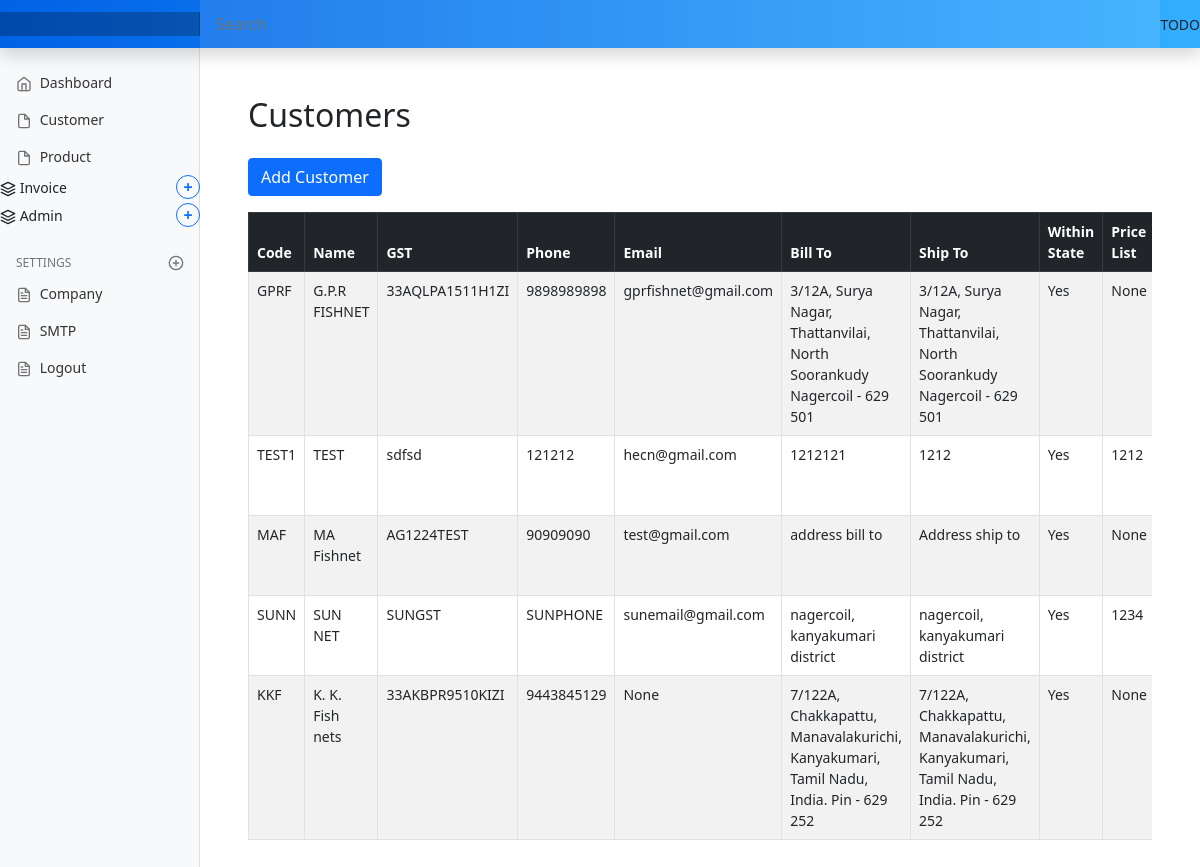
Page /invoice/customer on the committed database.
### marania_invoice_app/models.py (models this page shows, shortened)
class Customer(models.Model):
    code = models.CharField(max_length=50, unique=True, null=False, blank=False)
    name = models.CharField(max_length=255, null=False, blank=False)
    gst = models.CharField(max_length=15, null=True, blank=True)
    phone = models.CharField(max_length=25, null=True, blank=True)
    email = models.EmailField(max_length=255, null=True, blank=True)
    address_bill_to = models.TextField(null=True, blank=True)
    address_ship_to = models.TextField(null=True, blank=True)
    is_within_state = models.BooleanField(default=True)
    price_list_tag = models.CharField(max_length=50, null=True, blank=True)
    default_delivery_transport = models.CharField(max_length=100, null=True, blank=True)
    default_delivery_location = models.CharField(max_length=255, null=True, blank=True)
    created_at = models.DateTimeField(auto_now_add=True)
    updated_at = models.DateTimeField(auto_now=True)

### marania_invoice_app/views.py (the view)
# urls.py: path('customer',views.customer, name='customer'),
def customer(request):
    Customers = Customer.objects.all()
    context = {'form': forms.CustomerForm() ,'customers':Customers}
    return render(request, 'marania_invoice_app/customer.html', context)

### templates/marania_invoice_app/customer.html (shortened to what this page needs)
{% extends 'partials/base.html' %}
{% load static %}
{% load crispy_forms_tags %}
{% block main %}
<main class="col-md-9 ms-sm-auto col-lg-10 px-md-4">
  <div class="container my-5">
  <h2 class="mb-4">Customers</h2>
  <button class="btn btn-primary mb-3" type="button" data-bs-toggle="collapse" data-bs-target="#customerForm" aria-expanded="false">
    Add Customer
  </button>
  <div class="table-responsive">
    <table class="table table-striped table-bordered">
      <thead class="table-dark">
        <tr>
          <th>Code</th>
          <th>Name</th>
          <th>GST</th>
          <th>Phone</th>
          <th>Email</th>
          <th>Bill To</th>
          <th>Ship To</th>
          <th>Within State</th>
          <th>Price List</th>
        </tr>
      </thead>
      <tbody>
        {% for customer in customers %}
        <tr>
          <td>{{ customer.code }}</td>
          <td>{{ customer.name }}</td>
          <td>{{ customer.gst }}</td>
          <td>{{ customer.phone }}</td>
          <td>{{ customer.email }}</td>
          <td>{{ customer.address_bill_to }}</td>
          <td>{{ customer.address_ship_to }}</td>
          <td>{{ customer.is_within_state|yesno:"Yes,No" }}</td>
          <td>{{ customer.price_list_tag }}</td>
        </tr>
        {% empty %}
        <tr>
          <td colspan="13" class="text-center">No customers found.</td>
        </tr>
        {% endfor %}
      </tbody>
    </table>
  </div>
</div>
 </main>
{% endblock %}

### static/assets/css/dashboard.css (style rules this page uses)
body { font-size: .875rem; }

### rows in the picture
Customer: code "GPRF", name "G.P.R FISHNET", gst "33AQLPA1511H1ZI", phone "9898989898", email "gprfishnet@gmail.com", address_bill_to "3/12A, Surya Nagar, Thattanvilai, North Soorankudy Nagercoil - 629 501", address_ship_to "3/12A, Surya Nagar, Thattanvilai, North Soorankudy Nagercoil - 629 501", is_within_state "Yes", price_list_tag "None"
Customer: code "TEST1", name "TEST", gst "sdfsd", phone "121212", email "hecn@gmail.com", address_bill_to "1212121", address_ship_to "1212", is_within_state "Yes", price_list_tag "1212"
Customer: code "MAF", name "MA Fishnet", gst "AG1224TEST", phone "90909090", email "test@gmail.com", address_bill_to "address bill to", address_ship_to "Address ship to", is_within_state "Yes", price_list_tag "None"
Customer: code "SUNN", name "SUN NET", gst "SUNGST", phone "SUNPHONE", email "sunemail@gmail.com", address_bill_to "nagercoil, kanyakumari district", address_ship_to "nagercoil, kanyakumari district", is_within_state "Yes", price_list_tag "1234"
Customer: code "KKF", name "K. K. Fish nets", gst "33AKBPR9510KIZI", phone "9443845129", email "None", address_bill_to "7/122A, Chakkapattu, Manavalakurichi, Kanyakumari, Tamil Nadu, India. Pin - 629 252", address_ship_to "7/122A, Chakkapattu, Manavalakurichi, Kanyakumari, Tamil Nadu, India. Pin - 629 252", is_within_state "Yes", price_list_tag "None"
